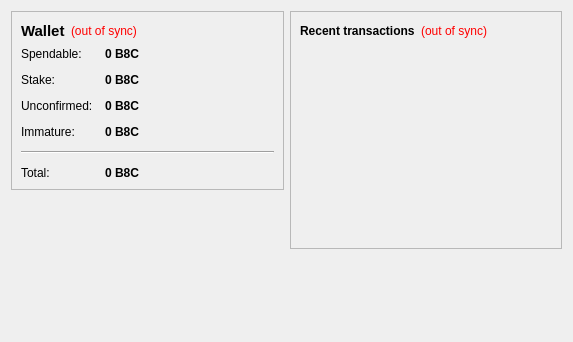
<?xml version="1.0" encoding="UTF-8"?>
<ui version="4.0">
 <class>OverviewPage</class>
 <widget class="QWidget" name="OverviewPage">
  <property name="geometry">
   <rect>
    <x>0</x>
    <y>0</y>
    <width>573</width>
    <height>342</height>
   </rect>
  </property>
  <property name="windowTitle">
   <string>Form</string>
  </property>
  <layout class="QHBoxLayout" name="horizontalLayout" stretch="1,1">
   <item>
    <layout class="QVBoxLayout" name="verticalLayout_2">
     <item>
      <widget class="QFrame" name="frame">
       <property name="frameShape">
        <enum>QFrame::StyledPanel</enum>
       </property>
       <property name="frameShadow">
        <enum>QFrame::Raised</enum>
       </property>
       <layout class="QVBoxLayout" name="verticalLayout_4">
        <item>
         <layout class="QHBoxLayout" name="horizontalLayout_4">
          <item>
           <widget class="QLabel" name="label_5">
            <property name="font">
             <font>
              <pointsize>11</pointsize>
              <weight>75</weight>
              <bold>true</bold>
             </font>
            </property>
            <property name="text">
             <string>Wallet</string>
            </property>
           </widget>
          </item>
          <item>
           <widget class="QLabel" name="labelWalletStatus">
            <property name="toolTip">
             <string>The displayed information may be out of date. Your wallet automatically synchronizes with the MustacheCoin network after a connection is established, but this process has not completed yet.</string>
            </property>
            <property name="styleSheet">
             <string notr="true">QLabel { color: red; }</string>
            </property>
            <property name="text">
             <string notr="true">(out of sync)</string>
            </property>
            <property name="alignment">
             <set>Qt::AlignLeading|Qt::AlignLeft|Qt::AlignVCenter</set>
            </property>
           </widget>
          </item>
          <item>
           <spacer name="horizontalSpacer_2">
            <property name="orientation">
             <enum>Qt::Horizontal</enum>
            </property>
            <property name="sizeHint" stdset="0">
             <size>
              <width>40</width>
              <height>20</height>
             </size>
            </property>
           </spacer>
          </item>
         </layout>
        </item>
        <item>
         <layout class="QFormLayout" name="formLayout_2">
          <property name="fieldGrowthPolicy">
           <enum>QFormLayout::AllNonFixedFieldsGrow</enum>
          </property>
          <property name="horizontalSpacing">
           <number>12</number>
          </property>
          <property name="verticalSpacing">
           <number>12</number>
          </property>
          <item row="0" column="0">
           <widget class="QLabel" name="label">
            <property name="text">
             <string>Spendable:</string>
            </property>
           </widget>
          </item>
          <item row="0" column="1">
           <widget class="QLabel" name="labelBalance">
            <property name="font">
             <font>
              <weight>75</weight>
              <bold>true</bold>
             </font>
            </property>
            <property name="cursor">
             <cursorShape>IBeamCursor</cursorShape>
            </property>
            <property name="toolTip">
             <string>Your current spendable balance</string>
            </property>
            <property name="text">
             <string notr="true">0 B8C</string>
            </property>
            <property name="textInteractionFlags">
             <set>Qt::LinksAccessibleByMouse|Qt::TextSelectableByKeyboard|Qt::TextSelectableByMouse</set>
            </property>
           </widget>
          </item>
          <item row="1" column="0">
           <widget class="QLabel" name="label_6">
            <property name="text">
             <string>Stake:</string>
            </property>
           </widget>
          </item>
          <item row="1" column="1">
           <widget class="QLabel" name="labelStake">
            <property name="font">
             <font>
              <weight>75</weight>
              <bold>true</bold>
             </font>
            </property>
            <property name="cursor">
             <cursorShape>IBeamCursor</cursorShape>
            </property>
            <property name="toolTip">
             <string>Total of coins that was staked, and do not yet count toward the current balance</string>
            </property>
            <property name="text">
             <string notr="true">0 B8C</string>
            </property>
            <property name="textInteractionFlags">
             <set>Qt::LinksAccessibleByMouse|Qt::TextSelectableByKeyboard|Qt::TextSelectableByMouse</set>
            </property>
           </widget>
          </item>
          <item row="2" column="0">
           <widget class="QLabel" name="label_3">
            <property name="text">
             <string>Unconfirmed:</string>
            </property>
           </widget>
          </item>
          <item row="2" column="1">
           <widget class="QLabel" name="labelUnconfirmed">
            <property name="font">
             <font>
              <weight>75</weight>
              <bold>true</bold>
             </font>
            </property>
            <property name="cursor">
             <cursorShape>IBeamCursor</cursorShape>
            </property>
            <property name="toolTip">
             <string>Total of transactions that have yet to be confirmed, and do not yet count toward the current balance</string>
            </property>
            <property name="text">
             <string notr="true">0 B8C</string>
            </property>
            <property name="textInteractionFlags">
             <set>Qt::LinksAccessibleByMouse|Qt::TextSelectableByKeyboard|Qt::TextSelectableByMouse</set>
            </property>
           </widget>
          </item>
          <item row="3" column="0">
           <widget class="QLabel" name="labelImmatureText">
            <property name="text">
             <string>Immature:</string>
            </property>
           </widget>
          </item>
          <item row="3" column="1">
           <widget class="QLabel" name="labelImmature">
            <property name="font">
             <font>
              <weight>75</weight>
              <bold>true</bold>
             </font>
            </property>
            <property name="toolTip">
             <string>Mined balance that has not yet matured</string>
            </property>
            <property name="text">
             <string notr="true">0 B8C</string>
            </property>
            <property name="textInteractionFlags">
             <set>Qt::LinksAccessibleByMouse|Qt::TextSelectableByKeyboard|Qt::TextSelectableByMouse</set>
            </property>
           </widget>
          </item>
          <item row="4" column="0" colspan="2">
           <widget class="Line" name="line">
            <property name="orientation">
             <enum>Qt::Horizontal</enum>
            </property>
           </widget>
          </item>
          <item row="5" column="0">
           <widget class="QLabel" name="labelTotalText">
            <property name="text">
             <string>Total:</string>
            </property>
           </widget>
          </item>
          <item row="5" column="1">
           <widget class="QLabel" name="labelTotal">
            <property name="font">
             <font>
              <weight>75</weight>
              <bold>true</bold>
             </font>
            </property>
            <property name="cursor">
             <cursorShape>IBeamCursor</cursorShape>
            </property>
            <property name="toolTip">
             <string>Your current total balance</string>
            </property>
            <property name="text">
             <string notr="true">0 B8C</string>
            </property>
            <property name="textInteractionFlags">
             <set>Qt::LinksAccessibleByMouse|Qt::TextSelectableByKeyboard|Qt::TextSelectableByMouse</set>
            </property>
           </widget>
          </item>
         </layout>
        </item>
       </layout>
      </widget>
     </item>
     <item>
      <spacer name="verticalSpacer">
       <property name="orientation">
        <enum>Qt::Vertical</enum>
       </property>
       <property name="sizeHint" stdset="0">
        <size>
         <width>20</width>
         <height>40</height>
        </size>
       </property>
      </spacer>
     </item>
    </layout>
   </item>
   <item>
    <layout class="QVBoxLayout" name="verticalLayout_3">
     <item>
      <widget class="QFrame" name="frame_2">
       <property name="frameShape">
        <enum>QFrame::StyledPanel</enum>
       </property>
       <property name="frameShadow">
        <enum>QFrame::Raised</enum>
       </property>
       <layout class="QVBoxLayout" name="verticalLayout">
        <item>
         <layout class="QHBoxLayout" name="horizontalLayout_2">
          <item>
           <widget class="QLabel" name="label_4">
            <property name="text">
             <string>&lt;b&gt;Recent transactions&lt;/b&gt;</string>
            </property>
           </widget>
          </item>
          <item>
           <widget class="QLabel" name="labelTransactionsStatus">
            <property name="toolTip">
             <string>The displayed information may be out of date. Your wallet automatically synchronizes with the MustacheCoin network after a connection is established, but this process has not completed yet.</string>
            </property>
            <property name="styleSheet">
             <string notr="true">QLabel { color: red; }</string>
            </property>
            <property name="text">
             <string notr="true">(out of sync)</string>
            </property>
            <property name="alignment">
             <set>Qt::AlignRight|Qt::AlignTrailing|Qt::AlignVCenter</set>
            </property>
           </widget>
          </item>
          <item>
           <spacer name="horizontalSpacer">
            <property name="orientation">
             <enum>Qt::Horizontal</enum>
            </property>
            <property name="sizeHint" stdset="0">
             <size>
              <width>40</width>
              <height>20</height>
             </size>
            </property>
           </spacer>
          </item>
         </layout>
        </item>
        <item>
         <widget class="QListView" name="listTransactions">
          <property name="styleSheet">
           <string notr="true">QListView { background: transparent; }</string>
          </property>
          <property name="frameShape">
           <enum>QFrame::NoFrame</enum>
          </property>
          <property name="verticalScrollBarPolicy">
           <enum>Qt::ScrollBarAlwaysOff</enum>
          </property>
          <property name="horizontalScrollBarPolicy">
           <enum>Qt::ScrollBarAlwaysOff</enum>
          </property>
          <property name="selectionMode">
           <enum>QAbstractItemView::NoSelection</enum>
          </property>
         </widget>
        </item>
       </layout>
      </widget>
     </item>
     <item>
      <spacer name="verticalSpacer_2">
       <property name="orientation">
        <enum>Qt::Vertical</enum>
       </property>
       <property name="sizeHint" stdset="0">
        <size>
         <width>20</width>
         <height>40</height>
        </size>
       </property>
      </spacer>
     </item>
    </layout>
   </item>
  </layout>
 </widget>
 <resources/>
 <connections/>
</ui>
